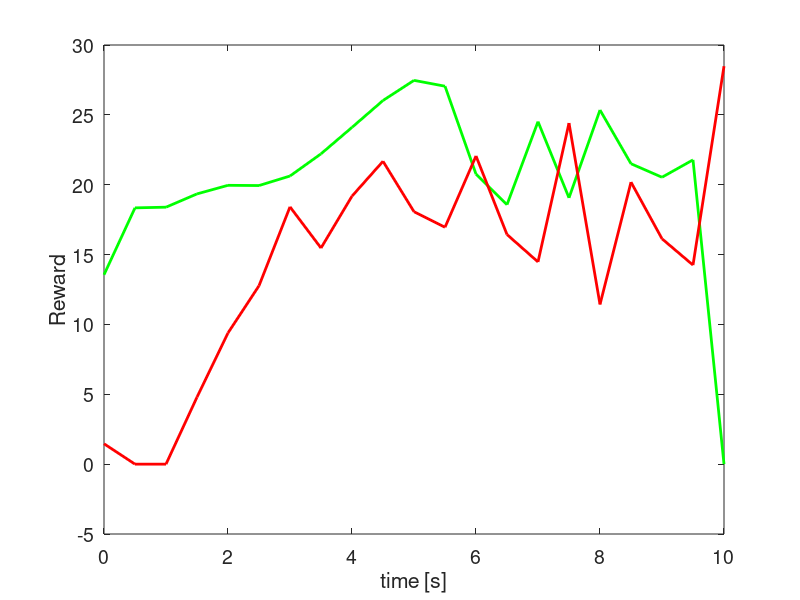

MATLAB code for this plot:
Q_table_4409 =[ 
0 13.5557 1.45965;
1 18.3434 -0.001;
2 18.392 -0.000999992; 
3 19.3424 4.79507;
4 19.9572 9.39094 ;
5 19.9405 12.7673 ;
6 20.6223 18.4144 ;
7 22.2105 15.4692 ;
8 24.1051 19.1829 ;
9 26.0278 21.6773 ;
10 27.4688 18.0677 ;
11 27.0506 16.9552 ;
12 20.7577 22.0569 ;
13 18.5721 16.4346 ;
14 24.515 14.4733 ;
15 19.0603 24.4126 ;
16 25.3458 11.4307 ;
17 21.5017 20.1846 ;
18 20.5344 16.1309 ;
19 21.7773 14.248 ;
20 0 28.4834 ;];

figure; 
plot(Q_table_4409(:,1)*0.5,Q_table_4409(:,2),'g','LineWidth',2);
hold on;
plot(Q_table_4409(:,1)*0.5,Q_table_4409(:,3),'r','LineWidth',2);
set(gca,'FontSize',14);
xlabel('time [s]');
ylabel('Reward');
